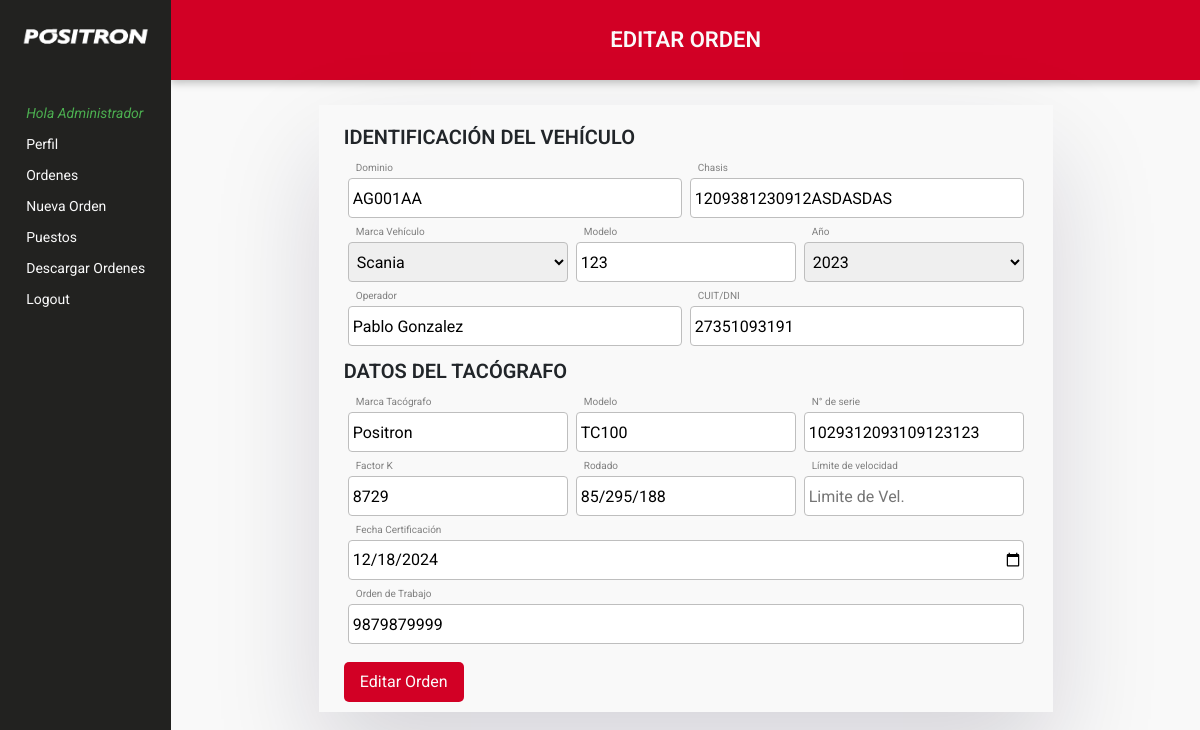
The page /Orders/edit-order/4 (signed in) on the database its author committed.
### Orders/models.py (models this page shows, shortened)
class Order (models.Model):
    user = models.ForeignKey (User,null=True, on_delete = models.CASCADE)
    puesto = models.CharField(max_length=40)
    orden = models.CharField(max_length=19, null=True, blank=True)
    dominio = models.CharField(max_length=10)
    chasis = models.CharField(max_length=25)
    marca_vehiculo = models.CharField(max_length=20)
    modelo_vehiculo = models.CharField(max_length=20)
    ano_vehiculo = models.IntegerField()
    operador = models.CharField(max_length=30)
    cuit = models.CharField(max_length=11)
    marca_tacografo = models.CharField(max_length=20)
    modelo_tacografo = models.CharField(max_length=20)
    sn = models.CharField(max_length=26)
    factor_k = models.CharField(max_length=6)
    rodado = models.CharField(max_length=16, null=True, blank=True)
    limite_v = models.CharField(max_length=10, null=True, blank=True)
    fecha = models.DateField(null=True, blank=True)
    ot = models.CharField(max_length=30, null=True, blank=True)

### Orders/views.py (the view, shortened to what this page needs)
# urls.py: path('edit-order/<int:id>', views.edit_order, name='edit-order'),
def edit_order (request, id):
    order = Order.objects.get(id=id)
    ano = Ano.objects.all().order_by('-ano_vehiculo')
    marca = Marca.objects.all().order_by('marca_vehiculo')
    return render(request,"edit-order.html", {"ano":ano,"marca":marca,"order":order})

### Orders/templates/edit-order.html (shortened to what this page needs)
{% extends 'base.html' %}
{% load static %}
{% block orders %}
<main>
    <div class="main-title">
        <h2>EDITAR ORDEN</h2>
    </div>
    <div class="orders">
        <div class="new-order-container">
            <form class="formulario" action="" method="POST">
                <div>
                    <h4>Identificación del vehículo</h4>
                    <div class="input-container">
                        <div class="label-container">
                            <label for="dominio">Dominio</label>
                            {% if edited_order %}
                            <input type="text" placeholder="Dominio" id="dominio" name="dominio" value="{{edited_order.dominio.value}}" oninput="this.value = this.value.toUpperCase();">
                            {% elif order %}
                            <input type="text" placeholder="Dominio" id="dominio" name="dominio" value="{{order.dominio}}" oninput="this.value = this.value.toUpperCase();">
                            {% else %}
                            <input type="text" placeholder="Dominio" id="dominio" name="dominio">
                            {% endif %}
                        </div>
                        <div class="label-container">
                            <label for="chasis">Chasis</label>
                            {% if edited_order %}
                            <input type="text" placeholder="Chasis" id="chasis" name="chasis" value="{{edited_order.chasis.value}}" oninput="this.value = this.value.toUpperCase()">
                            {% elif order %}
                            <input type="text" placeholder="Chasis" id="chasis" name="chasis" value="{{order.chasis}}" oninput="this.value = this.value.toUpperCase()">
                            {% else %}
                            <input type="text" placeholder="Chasis" id="chasis" name="chasis">
                            {% endif %}
                        </div>
                    </div>
                    <div class="input-container">
                        <div class="label-container">
                            <label for="marca_vehiculo">Marca Vehículo</label>
                            <select name="marca_vehiculo" id="marca_vehiculo">
                                {% if edited_order %}
                                <option value="{{edited_order.marca_vehiculo.value}}">{{edited_order.marca_vehiculo.value}}</option>
                                {% elif order %}
                                <option value="{{order.marca_vehiculo}}">{{order.marca_vehiculo}}</option>
                                {% else %}
                                <option value="">Seleccione Marca</option>
                                {% endif %}
                            </select>
                        </div>
                        <div class="label-container">
                            <label for="modelo_vehiculo">Modelo</label>
                            {% if edited_order %}
                            <input type="text" placeholder="Modelo" name="modelo_vehiculo" id="modelo_vehiculo" value="{{edited_order.modelo_vehiculo.value}}">
                            {% elif order %}
                            <input type="text" placeholder="Modelo" name="modelo_vehiculo" id="modelo_vehiculo" value="{{order.modelo_vehiculo}}">
                            {% else %}
                            <input type="text" placeholder="Modelo" name="modelo_vehiculo" id="modelo_vehiculo">
                            {% endif%}
                        </div>
                        <div class="label-container">
                            <label for="ano_vehiculo">Año</label>
                            <select name="ano_vehiculo" id="ano_vehiculo">
                                {% if edited_order %}
                                <option value="{{edited_order.ano_vehiculo.value}}">{{edited_order.ano_vehiculo.value}}</option>
                                {% elif order %}
                                <option value="{{order.ano_vehiculo}}">{{order.ano_vehiculo}}</option>
                                {% else %}
                                <option value="">Seleccione Año</option>
                                {% endif %}
                            </select>
                        </div>
                    </div>
                    <div class="input-container">
                        <div class="label-container">
                            <label for="operador">Operador</label>
                            {% if edited_order %}
                            <input type="text" placeholder="Operador" id="operador" name="operador" value="{{edited_order.operador.value}}">
                            {% elif order%}
                            <input type="text" placeholder="Operador" id="operador" name="operador" value="{{order.operador}}">
                            {% else %}
                            <input type="text" placeholder="Operador" id="operador" name="operador">
                            {% endif %}
                        </div>
                        <div class="label-container">
                            <label for="cuit">CUIT/DNI</label>
                            {% if edited_order %}
                            <input type="text" placeholder="CUIT" id="cuit" name="cuit" value="{{edited_order.cuit.value}}">
                            {% elif order %}
                            <input type="text" placeholder="CUIT" id="cuit" name="cuit" value="{{order.cuit}}">
                            {% else %}
                            <input type="text" placeholder="CUIT" id="cuit" name="cuit">
                            {% endif %}
                        </div>
                    </div>
                </div>
                <div>
                    <h4>Datos del Tacógrafo</h4>
                    <div class="input-container">
                        <div class="label-container">
                            <label for="marca_tacografo">Marca Tacógrafo</label>
                            {% if edited_order %}
                            <input type="text" placeholder="Marca" name="marca_tacografo" id="marca_tacografo" value="{{edited_order.marca_tacografo.value}}">
                            {% elif order %}
                            <input type="text" placeholder="Marca" name="marca_tacografo" id="marca_tacografo" value="{{order.marca_tacografo}}">
                            {% else %}
                            <input type="text" placeholder="Marca" name="marca_tacografo" id="marca_tacografo">
                            {% endif %}
                        </div>
                        <div class="label-container">
                            <label for="modelo_tacografo">Modelo</label>
                            {% if edited_order %}
                            <input type="text" placeholder="Modelo" name="modelo_tacografo" id="modelo_tacografo" value="{{edited_order.modelo_tacografo.value}}">
                            {% elif order %}
                            <input type="text" placeholder="Modelo" name="modelo_tacografo" id="modelo_tacografo" value="{{order.modelo_tacografo}}">
                            {% else %}
                            <input type="text" placeholder="Modelo" name="modelo_tacografo" id="modelo_tacografo">
                            {% endif %}
                        </div>
                        <div class="label-container">
                            <label for="sn">N° de serie</label>
                            {% if edited_order %}
                            <input type="text" placeholder="N° Serie" id="sn" name="sn" value="{{edited_order.sn.value}}">
                            {% elif order %}
                            <input type="text" placeholder="N° Serie" id="sn" name="sn" value="{{order.sn}}">
                            {% else %}
                            <input type="text" placeholder="N° Serie" id="sn" name="sn">
                            {% endif %}
                        </div>
                    </div>
                    <div class="input-container">
                        <div class="label-container">
                            <label for="factor_k">Factor K</label>
                            {% if edited_order %}
                            <input type="text" placeholder="Factor K" id="factor_k" name="factor_k" value="{{edited_order.factor_k.value}}">
                            {% elif order %}
                            <input type="text" placeholder="Factor K" id="factor_k" name="factor_k" value="{{order.factor_k}}">
                            {% else %}
                            <input type="text" placeholder="Factor K" id="factor_k" name="factor_k">
                            {% endif %}
                        </div>
                        <div class="label-container">
                            <label for="rodado">Rodado</label>
                            {% if edited_order %}
                            <input type="text" placeholder="Rodado" id="rodado" name="rodado" value="{{edited_order.rodado.value}}">
                            {% elif order %}
                            <input type="text" placeholder="Rodado" id="rodado" name="rodado" value="{{order.rodado}}">
                            {% else %}
                            <input type="text" placeholder="Rodado" id="rodado" name="rodado">
                            {% endif %}
                        </div>
                        <div class="label-container">
                            <label for="limite_v">Límite de velocidad</label>
                            {% if edited_order %}
                            <input type="text" placeholder="Limite de Vel." id="limite_v" name="limite_v" value="{{edited_order.limite_v.value}}">
                            {% elif order %}
                            <input type="text" placeholder="Limite de Vel." id="limite_v" name="limite_v" value="{{order.limite_v}}">
                            {% else %}
                            <input type="text" placeholder="Limite de Vel." id="limite_v" name="limite_v">
                            {% endif %}
                        </div>
                    </div>
                </div>
                <div>
                    <div class="input-container">
                        <div class="label-container">
                            <label for="fecha">Fecha Certificación</label>
                            {% if edited_order %}
                            <input type="date" id="fecha" name="fecha" value="{{edited_order.fecha.value}}">
                            {% elif order %}
                            <input type="date" id="fecha" name="fecha" value="{{ order.fecha|date:'Y-m-d' }}">
                            {% else %}
                            <input type="date" id="fecha" name="fecha">
                            {% endif %}
                        </div>
                    </div>
                    <div class="input-container">
                        <div class="label-container">
                            <label for="ot">Orden de Trabajo</label>
                            {% if edited_order %}
                            <input type="text" name="ot" id="ot" value="{{edited_order.ot.value}}">
                            {% elif order %}
                            <input type="text" name="ot" id="ot" value="{{order.ot}}">
                            {% else %}
                            <input type="text" name="ot" id="ot">
                            {% endif %}
                        </div>
                    </div>
                </div>
                <button class="std-button" type="submit">Editar Orden</button>
            </form>
        </div>
    </div>
</main>
{% endblock %}

### Orders/templates/base.html (shortened to what this page needs)
<!DOCTYPE html>
<html lang="en">
{% load static %}
<head>
    <link rel="stylesheet" href="https://cdn.jsdelivr.net/npm/bootstrap-icons@1.11.3/font/bootstrap-icons.min.css">
        <link href="https://cdn.jsdelivr.net/npm/bootstrap@5.3.3/dist/css/bootstrap.min.css" rel="stylesheet"
>
        <link rel="stylesheet" href="{% static 'orders/css/style.css' %}">
    </head>
    <body>
        {% if request.user.is_authenticated %}
        {% block error404 %}
        <aside id="aside">
            <nav>
                <img class="logo-aside" src="{% static 'orders/img/logo-blanco.png' %}" alt="">
                <ul id="nav-ul">
                    <li class="welcome">Hola {{request.user.first_name}}</li>
                    <li><a href="{% url 'perfil' %}">Perfil</a></li>
                    <li><a href="{% url 'orders' %}">Ordenes</a></li>
                <li><a href="{% url 'new-order' %}">Nueva Orden</a></li>
                {% if user.is_staff %}
                <li><a href="{% url 'puestos' %}">Puestos</a></li>
                <li><a href="{% url 'ordenes_csv' %}">Descargar Ordenes</a></li>
                {% endif %}
                <li><a href="{% url 'Logout' %}">Logout</a></li>
            </ul>
        </nav>
    </aside>
    {% endblock %}
    {% block orders %}
    {% endblock %}
    {% endif %}
</body>
</html>

### Orders/static/orders/css/style.css (style rules this page uses)
* { padding: 0; margin: 0; font-family: "Roboto", sans-serif; list-style: none; }
body { display: flex !important; }
a { text-decoration: none !important; color: #fafafa !important; animation: ease-in-out !important; animation-duration: 150ms !important; transition-duration: 150ms !important; }
aside { position: sticky; top: 0; background-color: #222220; width: 200px; height: 100vh; color: #fafafa; font-size: 14px; }
nav { display: flex; flex-direction: column; align-items: center; }
aside li { margin: 10px; }
main { width: 100%; background-color: #f9f9f9; }
.main-title { height: 80px; display: flex; justify-content: space-around; align-items: center; background-color: #d20025; box-shadow: rgba(0, 0, 0, 0.24) 0px 3px 8px; }
.formulario input, .formulario select { width: 100%; margin: 2px; height: 40px; border: #bebebe 0.5px solid; border-radius: 4px; padding-left: 4px; }
.formulario h4 { font-size: 20px; font-weight: 600; margin-top: 10px; text-transform: uppercase; }
label { margin-top: 3px; }
.label-container { display: flex; flex-direction: column; width: 100%; margin: 0px 4px; }
.label-container label { padding-left: 8px; font-size: 10px; color: grey; }
.label-container input, .label-container select { margin: 3px 0px; height: 40px; border: #bebebe 0.5px solid; border-radius: 4px; padding-left: 4px; }
.logo-aside { width: 140px !important; margin-top: 20px; margin-bottom: 40px; }
.main-title h2 { margin-bottom: 0 !important; font-size: 22px; font-weight: 600; color: #fafafa; }
.orders { padding: 25px; width: 100%; display: flex; flex-direction: column; align-items: center; }
.new-order-container { width: 75%; padding: 10px 25px; box-shadow: rgba(17, 12, 46, 0.15) 0px 48px 100px 0px; }
.input-container { display: flex; }
.std-button { width: 120px; height: 40px; border: 0px; border-radius: 5px; margin-top: 15px; color: #fafafa; background-color: #d20025; }
ul { padding-left: 0 !important; }
.welcome { font-style: italic !important; color: #4CAF50 !important; }

### rows shown on the page
Order: dominio "AG001AA", chasis "1209381230912ASDASDAS", marca_vehiculo "Scania", modelo_vehiculo "123", ano_vehiculo "2023", operador "Pablo Gonzalez", cuit "27351093191", marca_tacografo "Positron", modelo_tacografo "TC100", sn "1029312093109123123", factor_k "8729", rodado "85/295/188", fecha "12/18/2024", ot "9879879999"

### other values the page prints
{{ request.user.first_name }} "Administrador"
